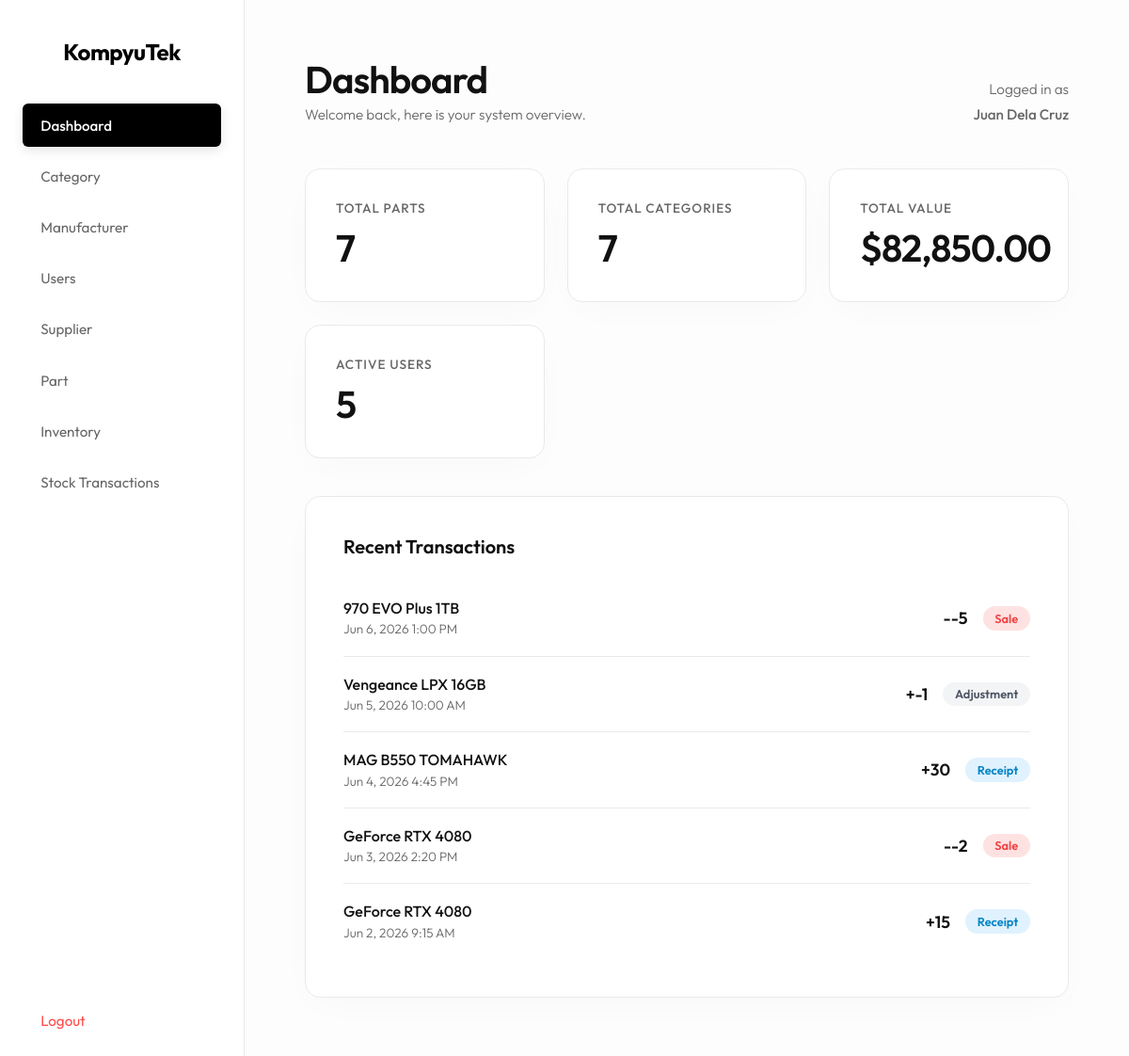
Page /website/index.php (signed in) on the committed database.
### tables this page shows
CREATE TABLE `StockTransaction` (
  `TransactionID` int(11) NOT NULL,
  `TransactionType` varchar(255) NOT NULL,
  `Quantity` int(11) NOT NULL,
  `TransactionDate` datetime NOT NULL,
  `Notes` varchar(255) DEFAULT NULL,
  `PartID` int(11) DEFAULT NULL,
  `SupplierID` int(11) DEFAULT NULL,
  `UserID` int(11) DEFAULT NULL,
  `ReferenceNumber` varchar(255) DEFAULT NULL
);

CREATE TABLE `Part` (
  `PartID` int(11) NOT NULL,
  `SKU` varchar(255) NOT NULL,
  `PartName` varchar(255) NOT NULL,
  `ModelNumber` varchar(255) DEFAULT NULL,
  `CategoryID` int(11) DEFAULT NULL,
  `ManufacturerID` int(11) DEFAULT NULL,
  `Description` varchar(255) DEFAULT NULL,
  `Price` decimal(10,2) DEFAULT NULL
);

### website/index.php (the view, shortened to what this page needs)
<?php
include 'db.php';
$total_parts = 0;
$query_parts = "SELECT COUNT(*) AS total FROM Part";
$parts_result = $conn->query($query_parts);
if ($parts_result) {
    $parts_row = $parts_result->fetch_assoc();
    $total_parts = $parts_row['total'];
}
$total_categories = 0;
$query_cats = "SELECT COUNT(*) AS total FROM Category";
$cats_result = $conn->query($query_cats);
if ($cats_result) {
    $cats_row = $cats_result->fetch_assoc();
    $total_categories = $cats_row['total'];
}
$total_users = 0;
$query_users = "SELECT COUNT(*) AS total FROM Users WHERE IsActive = 1";
$users_result = $conn->query($query_users);
if ($users_result) {
    $users_row = $users_result->fetch_assoc();
    $total_users = $users_row['total'];
}
$total_inventory_value = 0;
$query_value = "SELECT SUM(Inventory.QuantityOnHand * Part.Price) AS total_value FROM Inventory JOIN Part ON Inventory.PartID = Part.PartID";
$value_result = $conn->query($query_value);
if ($value_result) {
    $value_row = $value_result->fetch_assoc();
    if ($value_row['total_value'] != null) {
        $total_inventory_value = $value_row['total_value'];
    }
}
$query_recent_transactions = "
    SELECT StockTransaction.TransactionType, StockTransaction.Quantity, StockTransaction.TransactionDate, Part.PartName
    FROM StockTransaction
    JOIN Part ON StockTransaction.PartID = Part.PartID
    ORDER BY StockTransaction.TransactionDate DESC
    LIMIT 5
";
$recent_transactions_result = $conn->query($query_recent_transactions);
?>
<!DOCTYPE html>
<html>
<head>
    <link rel="stylesheet" href="style.css?v=<?= time() ?>">
</head>
<body>
    <div class="sidebar">
        <h2>KompyuTek</h2>
        <a href="index.php" class="active">Dashboard</a>
        <a href="category.php">Category</a>
        <a href="manufacturer.php">Manufacturer</a>
        <a href="users.php">Users</a>
        <a href="supplier.php">Supplier</a>
        <a href="part.php">Part</a>
        <a href="inventory.php">Inventory</a>
        <a href="stocktransaction.php">Stock Transactions</a>
        <a href="logout.php" class="logout">Logout</a>
    </div>
    <div class="main-content">
        <div class="header">
            <div>
                <h1>Dashboard</h1>
                <p>Welcome back, here is your system overview.</p>
            </div>
            <div class="header-user-info">
                <p class="header-user-label">Logged in as</p>
                <p class="header-user-name"><?= htmlspecialchars($_SESSION['full_name']) ?></p>
            </div>
        </div>
        <div class="metrics-grid">
            <div class="metric-card">
                <span>Total Parts</span>
                <h2><?= number_format($total_parts) ?></h2>
            </div>
            <div class="metric-card">
                <span>Total Categories</span>
                <h2><?= number_format($total_categories) ?></h2>
            </div>
            <div class="metric-card">
                <span>Total Value</span>
                <h2>$<?= number_format((float)$total_inventory_value, 2) ?></h2>
            </div>
            <div class="metric-card">
                <span>Active Users</span>
                <h2><?= number_format($total_users) ?></h2>
            </div>
        </div>
        <div class="card">
            <h3>Recent Transactions</h3>
            <ul class="recent-list">
                <?php
                if ($recent_transactions_result) {
                    if ($recent_transactions_result->num_rows > 0) {
                        while ($transaction_row = $recent_transactions_result->fetch_assoc()) {
                            $type_css_class = '';
                            if ($transaction_row['TransactionType'] == 'Receipt') {
                                $type_css_class = 'tx-receipt';
                            } else if ($transaction_row['TransactionType'] == 'Sale') {
                                $type_css_class = 'tx-sale';
                            } else {
                                $type_css_class = 'tx-adjustment';
                            }
                            $math_sign = '';
                            if ($transaction_row['TransactionType'] == 'Sale') {
                                $math_sign = '-';
                            } else {
                                $math_sign = '+';
                            }
                            ?>
                            <li>
                                <div>
                                    <p class="feed-item-title"><?= htmlspecialchars($transaction_row['PartName']) ?></p>
                                    <p class="feed-item-date"><?= date('M j, Y g:i A', strtotime($transaction_row['TransactionDate'])) ?></p>
                                </div>
                                <div class="feed-item-right">
                                    <span class="feed-qty"><?= $math_sign ?><?= htmlspecialchars($transaction_row['Quantity']) ?></span>
                                    <span class="tx-type <?= $type_css_class ?>"><?= htmlspecialchars($transaction_row['TransactionType']) ?></span>
                                </div>
                            </li>
                            <?php
                        }
                    } else {
                        echo '<li class="feed-empty">No recent transactions found.</li>';
                    }
                }
                ?>
            </ul>
        </div>
    </div>
</body>
</html>

### website/style.css (style rules this page uses)
:root { --bg-body: #fdfdfd; --bg-surface: #ffffff; --text-primary: #111111; --text-secondary: #666666; --accent: #000000; --border: #eaeaea; --danger: #ff4a4a; --success: #000000; }
* { box-sizing: border-box; font-family: 'Outfit', sans-serif; margin: 0; padding: 0; }
body { background: var(--bg-body); color: var(--text-primary); display: flex; min-height: 100vh; font-weight: 300; -webkit-font-smoothing: antialiased; }
.sidebar { width: 260px; background: var(--bg-surface); padding: 2.5rem 1.5rem; border-right: 1px solid var(--border); display: flex; flex-direction: column; }
.sidebar h2 { margin-bottom: 2.5rem; color: var(--accent); font-size: 1.5rem; text-align: center; font-weight: 700; letter-spacing: -0.5px; }
.sidebar a { display: flex; align-items: center; padding: 0.85rem 1.2rem; color: var(--text-secondary); text-decoration: none; border-radius: 6px; margin-bottom: 0.5rem; transition: all 0.2s ease; font-weight: 400; font-size: 0.95rem; }
.sidebar a.active { background: var(--accent); color: white; font-weight: 500; box-shadow: 0 4px 12px rgba(0,0,0,0.1); }
.sidebar a.logout { margin-top: auto; color: var(--danger); }
.main-content { flex: 1; padding: 4rem; overflow-y: auto; background: var(--bg-body); }
.header { margin-bottom: 3rem; display: flex; justify-content: space-between; align-items: flex-end; }
.header h1 { font-size: 2.5rem; font-weight: 600; letter-spacing: -1px; color: var(--text-primary); line-height: 1; }
.header p { color: var(--text-secondary); font-size: 0.95rem; margin-top: 0.5rem; }
.header-user-info { text-align: right; }
.header-user-label { color: var(--text-secondary); font-size: 0.85rem; }
.header-user-name { font-weight: 500; }
.card { background: var(--bg-surface); border: 1px solid var(--border); border-radius: 16px; padding: 2.5rem; margin-bottom: 2rem; box-shadow: 0 10px 40px -10px rgba(0,0,0,0.03); transition: transform 0.2s ease, box-shadow 0.2s ease; }
.card h3 { font-size: 1.25rem; font-weight: 600; margin-bottom: 1.5rem; color: var(--text-primary); }
.metrics-grid { display: grid; grid-template-columns: repeat(auto-fit, minmax(220px, 1fr)); gap: 1.5rem; margin-bottom: 2.5rem; }
.metric-card { background: var(--bg-surface); padding: 2rem; border-radius: 16px; border: 1px solid var(--border); box-shadow: 0 10px 40px -10px rgba(0,0,0,0.03); display: flex; flex-direction: column; gap: 0.5rem; }
.metric-card span { font-size: 0.85rem; color: var(--text-secondary); text-transform: uppercase; letter-spacing: 1px; font-weight: 500; }
.metric-card h2 { font-size: 2.5rem; color: var(--text-primary); font-weight: 600; letter-spacing: -1px; }
.recent-list { list-style: none; padding: 0; }
.recent-list li { display: flex; justify-content: space-between; padding: 1.2rem 0; border-bottom: 1px solid var(--border); align-items: center; }
.recent-list li:last-child { border-bottom: none; }
.tx-type { padding: 0.3rem 0.8rem; border-radius: 20px; font-size: 0.8rem; font-weight: 600; }
.tx-receipt { background: #e0f2fe; color: #0284c7; }
.tx-sale { background: #fee2e2; color: #ef4444; }
.tx-adjustment { background: #f3f4f6; color: #4b5563; }
.feed-item-title { font-weight: 500; color: var(--text-primary); margin-bottom: 0.2rem; }
.feed-item-date { font-size: 0.85rem; color: var(--text-secondary); }
.feed-item-right { display: flex; align-items: center; gap: 1rem; }
.feed-qty { font-weight: 600; font-size: 1.1rem; }

### rows in the picture
stocktransaction: PartID.PartName "970 EVO Plus 1TB", TransactionDate "Jun 6, 2026 1:00 PM", TransactionType "-", Quantity "-5", TransactionType "Sale"
stocktransaction: PartID.PartName "Vengeance LPX 16GB", TransactionDate "Jun 5, 2026 10:00 AM", TransactionType "+", Quantity "-1", TransactionType "Adjustment"
stocktransaction: PartID.PartName "MAG B550 TOMAHAWK", TransactionDate "Jun 4, 2026 4:45 PM", TransactionType "+", Quantity "30", TransactionType "Receipt"
stocktransaction: PartID.PartName "GeForce RTX 4080", TransactionDate "Jun 3, 2026 2:20 PM", TransactionType "-", Quantity "-2", TransactionType "Sale"
stocktransaction: PartID.PartName "GeForce RTX 4080", TransactionDate "Jun 2, 2026 9:15 AM", TransactionType "+", Quantity "15", TransactionType "Receipt"

### other values in the picture
$_SESSION['full_name'] "Juan Dela Cruz"
$total_parts "7"
$total_categories "7"
$total_inventory_value "82,850.00"
$total_users "5"
